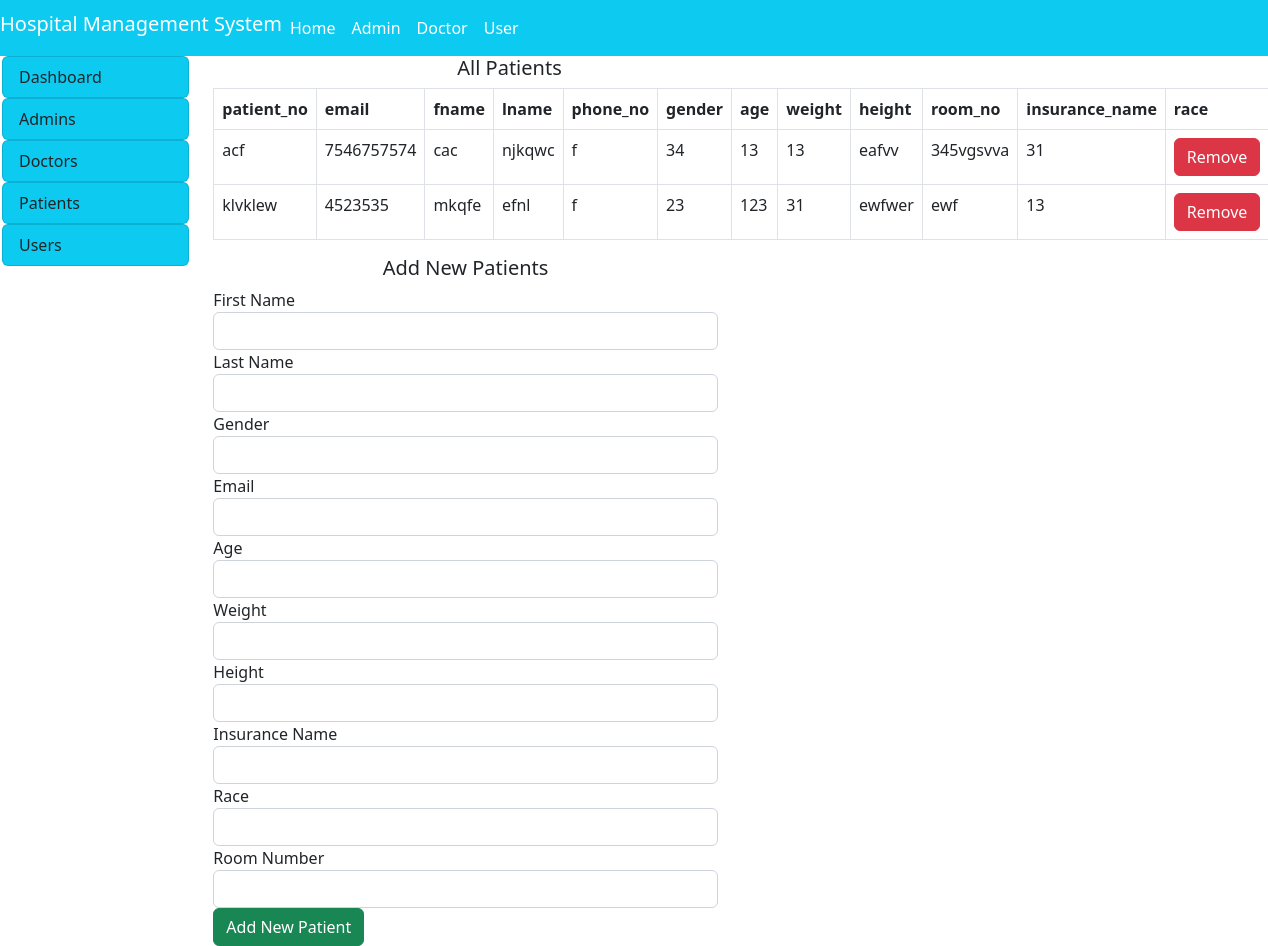
The page /hms/hms/admin/listofpat.php on the database its author committed.
### tables this page shows
CREATE TABLE IF NOT EXISTS `patient` (
  `patient_no` int(100) NOT NULL AUTO_INCREMENT,
  `email` varchar(100) NOT NULL,
  `fname` varchar(100) NOT NULL,
  `lname` varchar(100) NOT NULL,
  `phone_no` varchar(10) NOT NULL,
  `gender` varchar(1) NOT NULL,
  `age` int(11) NOT NULL,
  `weight` int(11) NOT NULL,
  `height` int(11) NOT NULL,
  `room_no` int(11) NOT NULL,
  `insurance_name` varchar(100) NOT NULL,
  `race` varchar(20) NOT NULL,
  PRIMARY KEY (`patient_no`,`email`)
);

### hms/hms/admin/listofpat.php (the view, shortened to what this page needs)
<!DOCTYPE html>
<html>
<head>
</head>
<body>
	<?php
	include("../include/header.php");
	?>
	<div class="container-fluid">
		<div class="col-md-12">
			<div class="row">
				<div class="col-md-2" style="margin-left: -10px;">
					<?php
					include("sidenav.php");
					include("../include/connection.php")
					?>
				</div>
				<div class="col-md-10">
					<div class="col-md-20">
						<div class="row">
							<div class="col-md-7">
								<h5 class="text-center">All Patients</h5>
								<?php
								$ad = $_SESSION['admin'];
								$query = "SELECT * FROM patient WHERE patient_no != '$ad'";
								$res = mysqli_query($connect,$query);
								 $output = "
								 	<table class='table table-bordered'>
								 	<tr>
                                    <th>patient_no</th>
									<th>email</th>
									<th>fname</th>
									<th>lname</th>
									<th>phone_no</th>
									<th>gender</th>
									<th>age</th>
									<th>weight</th>
                                    <th>height</th>
									<th>room_no</th>
									<th>insurance_name</th>
									<th>race</th>
									<tr>
									";
								while ($row = mysqli_fetch_array($res)) {
									$email = $row['email'];
									$phone_no = $row['phone_no'];
									$fname = $row['fname'];
                                    $lname = $row['lname'];
									$gender = $row['gender'];
									$age = $row['age'];
									$weight = $row['weight'];
									$height = $row['height'];
                                    $insurance_name = $row['insurance_name'];
                                    $race = $row['race'];
                                    $room_no = $row['room_no'];
									$output .="
										<tr>
										<td>$email</td>
										<td>$phone_no</td>
										<td>$fname</td>
										<td>$lname</td>
										<td>$gender</td>
										<td>$age</td>
                                        <td>$weight</td>
                                        <td>$height</td>
                                        <td>$insurance_name</td>
                                        <td>$race</td>
                                        <td>$room_no</td>
										<td>
											<a href='listofpat?email=$email'><button email=$email class='btn btn-danger view'>Remove</button></a>
										</td>
									";
								}
								$output .="
									</tr>
								</table>
								";
								echo $output;
								?>
							</div>
							<div class="col-md-6">
								<h5 class="text-center">Add New Patients</h5>
								<form method="post" enctype="multipart/form-data">
									<div class="from-group">
										<label>First Name</label>
										<input type="text" name="fname" class="form-control" autocomplete="off">
									</div>
                                    <div class="from-group">
										<label>Last Name</label>
										<input type="text" name="lname" class="form-control" autocomplete="off">
									</div>
									<div class="from-group">
										<label>Gender</label>
										<input type="text" name="gender" class="form-control">
									</div>
									<div class="from-group">
										<label>Email</label>
										<input type="text" name="email" class="form-control" autocomplete="off">
									</div>
									<div class="from-group">
										<label>Age</label>
										<input type="text" name="age" class="form-control">
									</div>
                                    <div class="from-group">
										<label>Weight</label>
										<input type="text" name="weight" class="form-control">
									</div>
									<div class="from-group">
										<label>Height</label>
										<input type="text" name="height" class="form-control" autocomplete="off">
									</div>
									<div class="from-group">
										<label>Insurance Name</label>
										<input type="text" name="insurance_name" class="form-control">
									</div>
                                    <div class="from-group">
										<label>Race</label>
										<input type="text" name="race" class="form-control">
									</div>
                                    <div class="from-group">
										<label>Room Number</label>
										<input type="text" name="room_no" class="form-control">
									</div>
									<input type="submit" name="add" value="Add New Patient" class="btn btn-success">
								</form>
							</div>
						</div>
					</div>
				</div>
			</div>
		</div>
	</div>
</body>
</html>

### rows shown on the page
patient: email "acf", phone_no "7546757574", fname "cac", lname "njkqwc", gender "f", age "34", weight "13", height "13", insurance_name "eafvv", race "345vgsvva", room_no "31"
patient: email "klvklew", phone_no "4523535", fname "mkqfe", lname "efnl", gender "f", age "23", weight "123", height "31", insurance_name "ewfwer", race "ewf", room_no "13"
